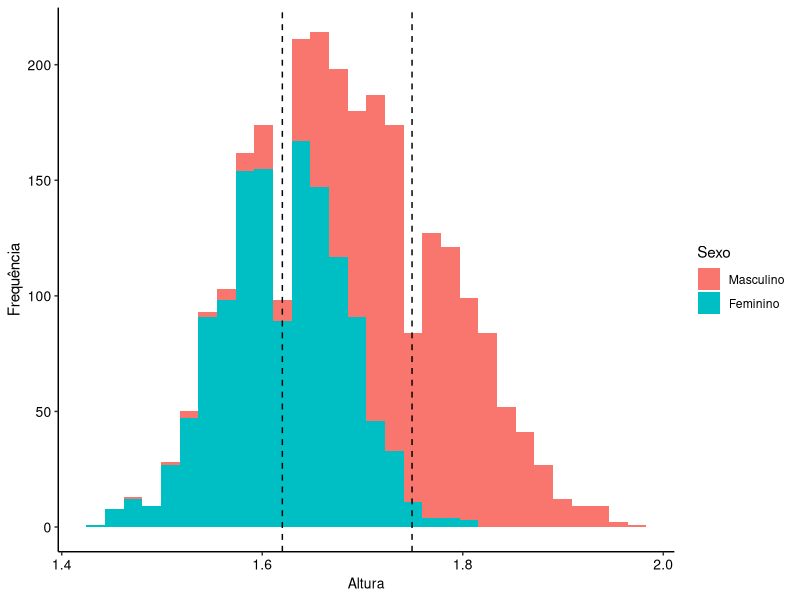
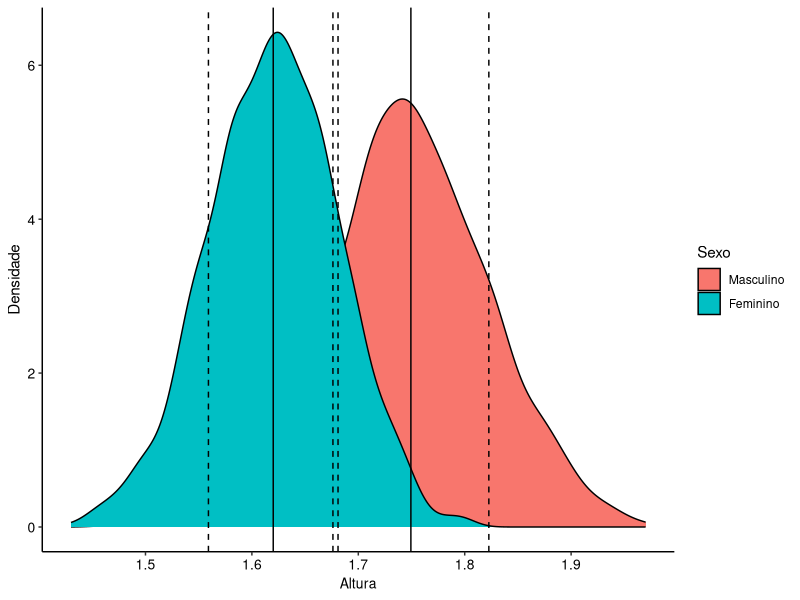
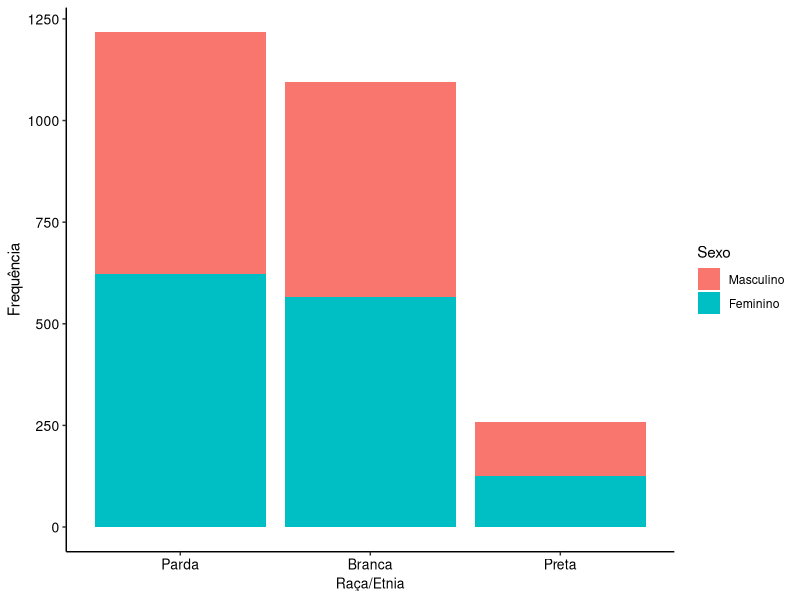
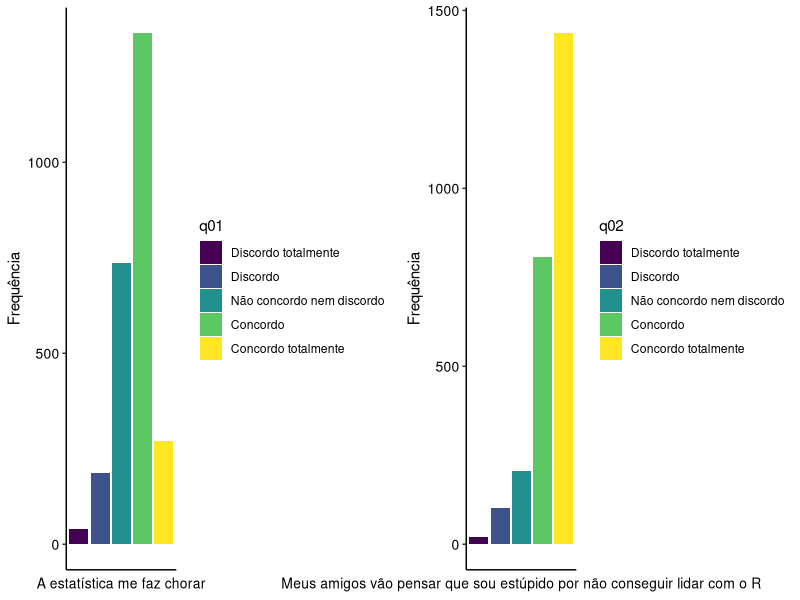
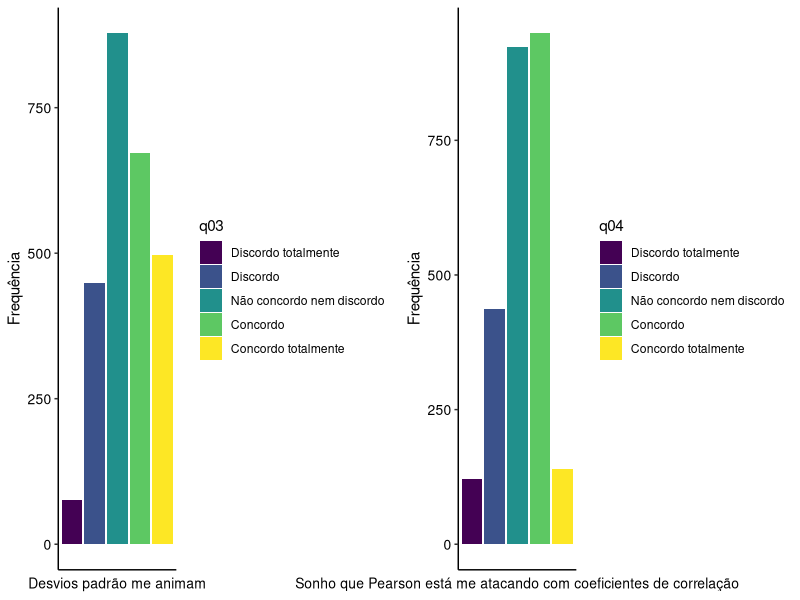
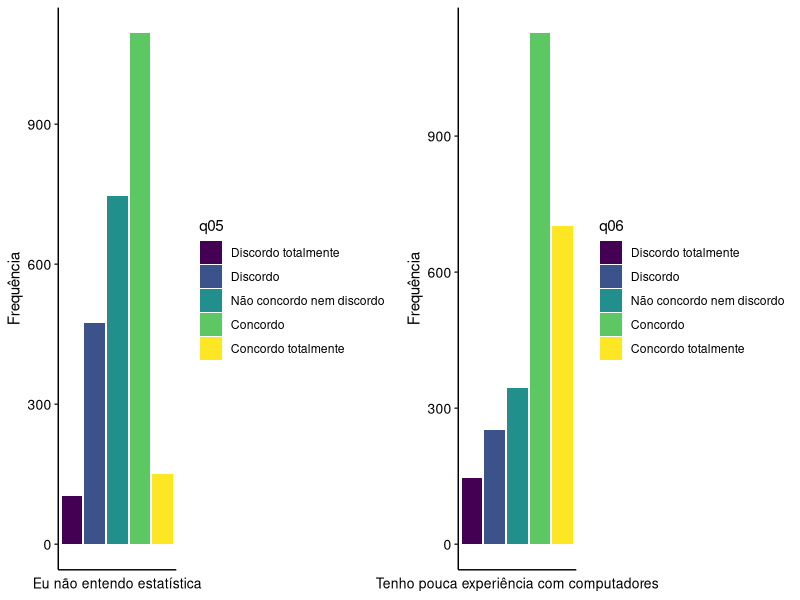
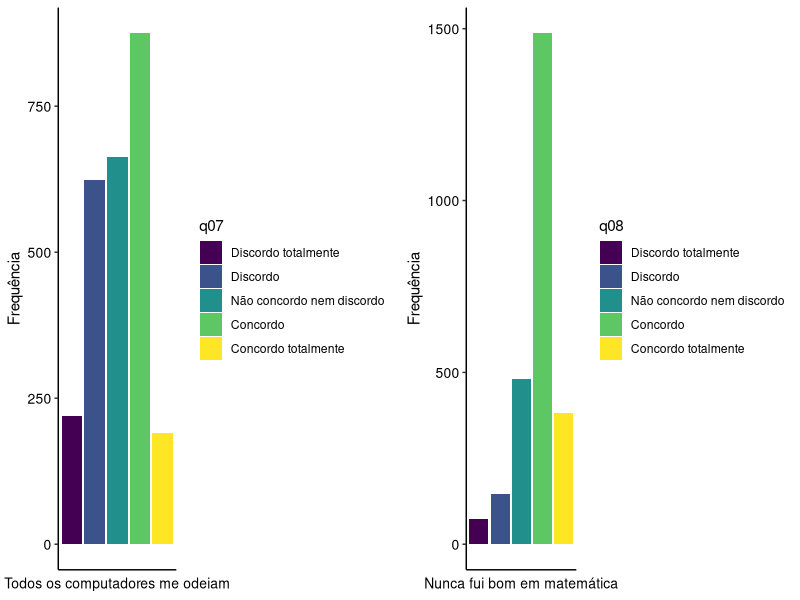
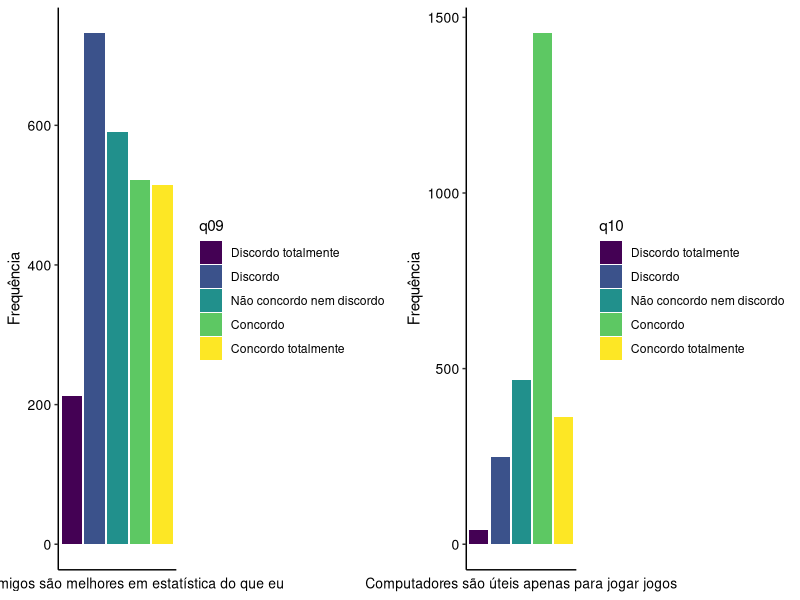

R code for these plots, in order:
## ---- chunk 1
#| label: setup
#| include: false

#knitr::opts_knit$set(root.dir = 'C:/Users/User/Documents/r_dcg')
knitr::opts_knit$set(root.dir = 'C:/Users/joao/OneDrive/Documentos/r_dcg')

## ---- chunk 2
#| output: false

# Carrega pacotes necessários
library(tidyverse); library(haven)

# Importa o banco de dados do tipo .sav, utilizado pelo programa SPSS
saq_df <- haven::read_sav(file = "aulas/aula_5_estatistica_descritiva/data/SAQ_mod.sav")
## ---- chunk 3
# Visualiza o banco
glimpse(saq_df)
## ---- chunk 4
#| output: false

# Carrega o pacote
library(sjlabelled)
## ---- chunk 5
# Mostra a descrição de cada variável do banco, se houver
sjlabelled::get_label(saq_df)
## ---- chunk 6
# Mostra os tipos de respostas para cada variável, se houver (note que aqui a função é diferente, pois labels está no plural)
# Selecionei apenas variáveis de interesse para reduzir o tamanho do output
saq_df |> 
  dplyr::select(sexo, raca_etnia, q01) |> 
  sjlabelled::get_labels()
## ---- chunk 7
# Podemos também visualizar os valores numéricos que estão representando os tipos de resposta para cada variável
saq_df |> 
  dplyr::select(sexo, raca_etnia, q01) |> 
  sjlabelled::get_values()
## ---- chunk 8
# Como exemplo, vamos utilizar as duas funções juntas para a variável sexo,
saq_df |> 
  dplyr::select(sexo) |> 
  sjlabelled::get_labels()

saq_df |> 
  dplyr::select(sexo) |> 
  sjlabelled::get_values() 
  
## ---- chunk 9
# Acessando diretamente o atributo "labels" do objeto, conseguimos visualizar os valores numéricos e os tipos de resposta simultaneamente.
saq_df |> 
  pull(sexo) |> 
  attr(which = "labels")
## ---- chunk 10
saq_df |> 
  dplyr::select(q01) |>
  pull() |> 
  attr(which = "labels")
## ---- chunk 11
#| include: false

# Checa se há dados faltantes no banco de dados em cada coluna do questionário
saq_df |> 
  dplyr::select(q01:q23) |> 
  filter(if_any(everything(), ~ .x == 9)) |> 
  dim()
## ---- chunk 12
# Checa se há dados faltantes no banco de dados em cada coluna do questionário

saq_df |> 
  summarise(across(q01:q23, ~ 9 %in% .x)) |> 
  glimpse()
## ---- chunk 13
factor_saq <- saq_df |> 
  mutate(
    across(c(sexo, raca_etnia, q01:q23), haven::as_factor), 
    across(c(q01:q23), forcats::fct_rev),
    across(c(q01:q23), ordered)
  ) 

glimpse(factor_saq)
## ---- chunk 14
factor_saq |> 
  pull(q01) |> 
  get_labels()
## ---- chunk 15
# Convertendo as variáveis do questionário em números e visualizando

factor_saq |> 
  mutate(sexo = as.numeric(sexo)) |> 
  pull(sexo) |> 
  unique()
## ---- chunk 16
# Calculando a média de altura nos indivíduos do banco de dados
factor_saq |> 
  dplyr::summarise(mean = mean(altura))
## ---- chunk 17
# Calculando média de altura por sexo
factor_saq |> 
  dplyr::group_by(sexo) |> 
  dplyr::summarise(media = mean(altura), mediana = median(altura))  |> 
  # Reporta os valores na forma de tabela para melhor visualização
  knitr::kable()
## ---- chunk 18
#| include: false

average_heights <- factor_saq |> 
  group_by(sexo) |> 
  summarise(mean = mean(altura)) |> 
  pull()
## ---- chunk 19
#| echo: false
#| message: false

factor_saq |> 
  ggplot(aes(x = altura, fill = sexo)) +
  geom_histogram() +
  geom_vline(xintercept = average_heights, linetype = "dashed") +
  labs(fill = "Sexo") +
  xlab("Altura") +
  ylab("Frequência") +
  theme_bw() +
  theme(panel.border = element_blank(),
        panel.background = element_blank(),
        panel.grid.major = element_blank(), 
        panel.grid.minor = element_blank(), 
        axis.line = element_line(colour = "black"),
        axis.text.y = element_text(size = 10, colour = "black"),
        axis.text.x.bottom = element_text(size = 10, colour = "black"),
        axis.title.x = element_text(size = 10, colour = "black"))
  
## ---- chunk 20
# Cálculo de exemplo do primeiro decil, primeiro quartil e percentil 99
factor_saq |> 
  dplyr::group_by(sexo) |> 
  dplyr::summarise(primeiro_decil = quantile(altura, prob = .1), primeiro_quartil =quantile(altura, prob = .25), percentil_99 = quantile(altura, prob = .99))  |> 
  # Reporta os valores na forma de tabela para melhor visualização
  knitr::kable()

## ---- chunk 21
# Vamos calcular as métricas acima para o nosso a altura dos indivíduos em nosso banco de dados

factor_saq |> 
  dplyr::group_by(sexo) |> 
  dplyr::summarise(variancia = var(altura), desvio_padrao = sd(altura), amplitude = max(altura) - min(altura), distancia_interquartil = IQR(altura))  |> 
  # Reporta os valores na forma de tabela para melhor visualização
  knitr::kable()


## ---- chunk 22
#| include: false

sd_h <- factor_saq |> 
  group_by(sexo) |> 
  summarise(sd = sd(altura)) |> 
  pull()


## ---- chunk 23
#| echo: false
#| message: false

factor_saq |> 
  ggplot(aes(x = altura, fill = sexo)) +
  geom_density() +
  geom_vline(xintercept = average_heights) +
  geom_vline(xintercept = c(average_heights-sd_h, average_heights+sd_h), linetype = "dashed") +
  labs(fill = "Sexo") +
  xlab("Altura") +
  ylab("Densidade") +
  theme_bw() +
  theme(panel.border = element_blank(),
        panel.background = element_blank(),
        panel.grid.major = element_blank(), 
        panel.grid.minor = element_blank(), 
        axis.line = element_line(colour = "black"),
        axis.text.y = element_text(size = 10, colour = "black"),
        axis.text.x.bottom = element_text(size = 10, colour = "black"),
        axis.title.x = element_text(size = 10, colour = "black"))
## ---- chunk 24
# Cria tabela de contingência para a variável raca_etnia
factor_saq |> 
  dplyr::group_by(sexo) |> 
  dplyr::pull(raca_etnia) |> 
  base::table() |> 
  knitr::kable(col.names = c("Raça/Etnia", "Frequência"))

## ---- chunk 25
#| echo: false
#| message: false

# Cria gráfico de barras por sexo
factor_saq |> 
  mutate(raca_etnia = forcats::fct_relevel(raca_etnia, "Parda", "Branca", "Preta")) |> 
  ggplot(aes(x = raca_etnia, fill = sexo)) +
  geom_bar() +
  labs(fill = "Sexo") +
  ylab("Frequência") +
  xlab("Raça/Etnia") +
  theme_bw() +
  theme(panel.border = element_blank(),
        panel.background = element_blank(),
        panel.grid.major = element_blank(), 
        panel.grid.minor = element_blank(), 
        axis.line = element_line(colour = "black"),
        axis.text.y = element_text(size = 10, colour = "black"),
        axis.text.x.bottom = element_text(size = 10, colour = "black"),
        axis.title.x = element_text(size = 10, colour = "black"))
## ---- chunk 26
#| echo: false
#| message: false
#| warning: false
#| fig-width: 20
#| fig-height: 6

library(gridExtra)

# Gera gráfico de barras para todas as variáveis do questionário

quest_items <- names(factor_saq)[7:29]

plots <- list()

for(var in quest_items) {
  plot <- factor_saq |> 
    ggplot(aes(x = .data[[var]], fill = .data[[var]])) +
    geom_bar() +
    xlab(get_label(saq_df[[var]])) +
    ylab("Frequência") +
    theme_bw() +
    theme(panel.border = element_blank(),
          panel.background = element_blank(),
          panel.grid.major = element_blank(), 
          panel.grid.minor = element_blank(), 
          axis.line = element_line(colour = "black"),
          axis.text.y = element_text(size = 10, colour = "black"),
          axis.text.x.bottom = element_blank(),
          axis.ticks.x=element_blank(),
          axis.title.x = element_text(size = 10, colour = "black"))
  
  plots[[var]] <- plot
}
  
for(i in 1:23) {
  if(i %% 2 == 0) {
    grid.arrange(
      plots[[quest_items[i-1]]], 
      plots[[quest_items[i]]], 
      ncol = 2, 
      nrow = 1)
  }
  
  
  if(i == 23) {
    grid.arrange(
      plots[[quest_items[i]]], 
      ncol = 2, 
      nrow = 1)
  }
}
## ---- chunk 27
# Cria nova coluna representando pontuação para o questionário
factor_saq <- factor_saq |> 
  mutate(across(q01:q23, as.numeric)) |> 
  rowwise() |> 
  mutate(ansiedade_r = sum(c(q01,q02,q03,q04,q05,q07,q07,q08,q09,q10,q11,q12,q13,q14,q15,q16,q17,q18,q19,q20,q21,q22,q23)))
  
## ---- chunk 28
# Estatísticas descritivas para a pontuação do questionário
factor_saq |> 
  group_by() |> 
  dplyr::summarise(media = mean(ansiedade_r), desvio_padrao = sd(ansiedade_r), maior_pontuação = max(ansiedade_r), menor_pontuação = min(ansiedade_r), distancia_interquartil = IQR(ansiedade_r)) |> 
  knitr::kable()

## ---- chunk 29
#| echo: false
#| message: false

factor_saq |> 
  ggplot(aes(x = ansiedade_r)) +
  geom_density(fill = "pink") +
    geom_density(aes(x=rnorm(2571, mean = 75.9, sd = 9.15)), linetype = "dashed") +
  geom_vline(xintercept = mean(factor_saq$ansiedade_r), linetype = "dashed") +
  xlab("Pontuação no questionário de ansiedade em relação ao R") +
  ylab("Densidade") +
  theme_bw() +
  theme(panel.border = element_blank(),
        panel.background = element_blank(),
        panel.grid.major = element_blank(), 
        panel.grid.minor = element_blank(), 
        axis.line = element_line(colour = "black"),
        axis.text.y = element_text(size = 10, colour = "black"),
        axis.text.x.bottom = element_text(size = 10, colour = "black"),
        axis.title.x = element_text(size = 10, colour = "black"))
  
